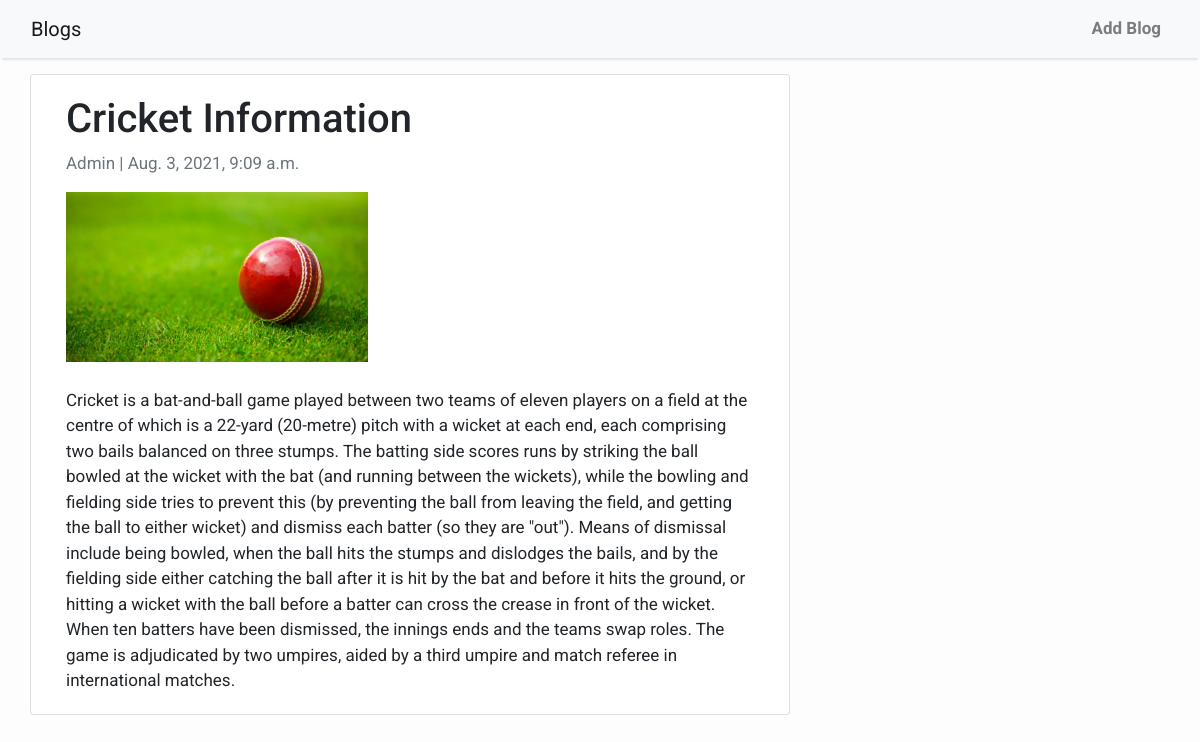
/cricket/, run on the app's committed database.
### Blogs/models.py (models this page shows, shortened)
class blog(models.Model):
    title = models.CharField(max_length=200, unique=True)
    slug = models.SlugField(max_length=200, unique=True)
    full_content = models.TextField()
    author = models.ForeignKey(User, on_delete= models.CASCADE,related_name='blog_posts')
    published_on = models.DateTimeField(auto_now_add=True)
    edited_on = models.DateTimeField(auto_now= True)
    thumb= models.ImageField(default='default.png', blank= True)
    class Meta:
        ordering = ['-published_on']

### Blogs/views.py (the view)
# urls.py: path('<slug:slug>/', views.BlogDetail, name='blog_detail'),
def BlogDetail(request, slug):
    blogs_detail = blog.objects.get(slug=slug)
    context ={
        'blogs': blogs_detail
    }
    return render(request, "blog_detail.html", context)

### Blogs/templates/blog_detail.html
{% extends 'base.html' %}
{% block content %}
<div class="container">
  <div class="row">
    <div class="col-md-8 card mb-4  mt-3 left  top">
      <div class="card-body">
        <h1>{% block title %} {{ blogs.title }} {% endblock title %}</h1>
        <p class=" text-muted">{{ blogs.author }} | {{ blogs.published_on }}</p>
        <img src="{{ blogs.thumb.url }}" alt="..." style="height: 170px;">
        <br><br>
        <p class="card-text ">{{ blogs.full_content | safe }}</p>
      </div>
    </div>
  </div>
</div>
{% endblock content %}

### Blogs/templates/base.html (style rules this page uses)
body { font-family: "Roboto", sans-serif; font-size: 17px; background-color: #fdfdfd; }

### data on the page
blog: title "Cricket Information", author "Admin", published_on "Aug. 3, 2021, 9:09 a.m.", thumb (picture), full_content "Cricket is a bat-and-ball game played between two teams of eleven players on a field at the centre of which is a 22-yard (20-metre) pitch with a wicket at each end, each comprising two bails balanced on three stumps. The batting side scores runs by striking the ball bowled at the wicket with the bat (and running between the wickets), while the bowling and fielding side tries to prevent this (by preventing the ball from leaving the field, and getting the ball to either wicket) and dismiss each batter (so they are \"out\"). Means of dismissal include being bowled, when the ball hits the stumps and dislodges the bails, and by the fielding side either catching the ball after it is hit by the bat…"
